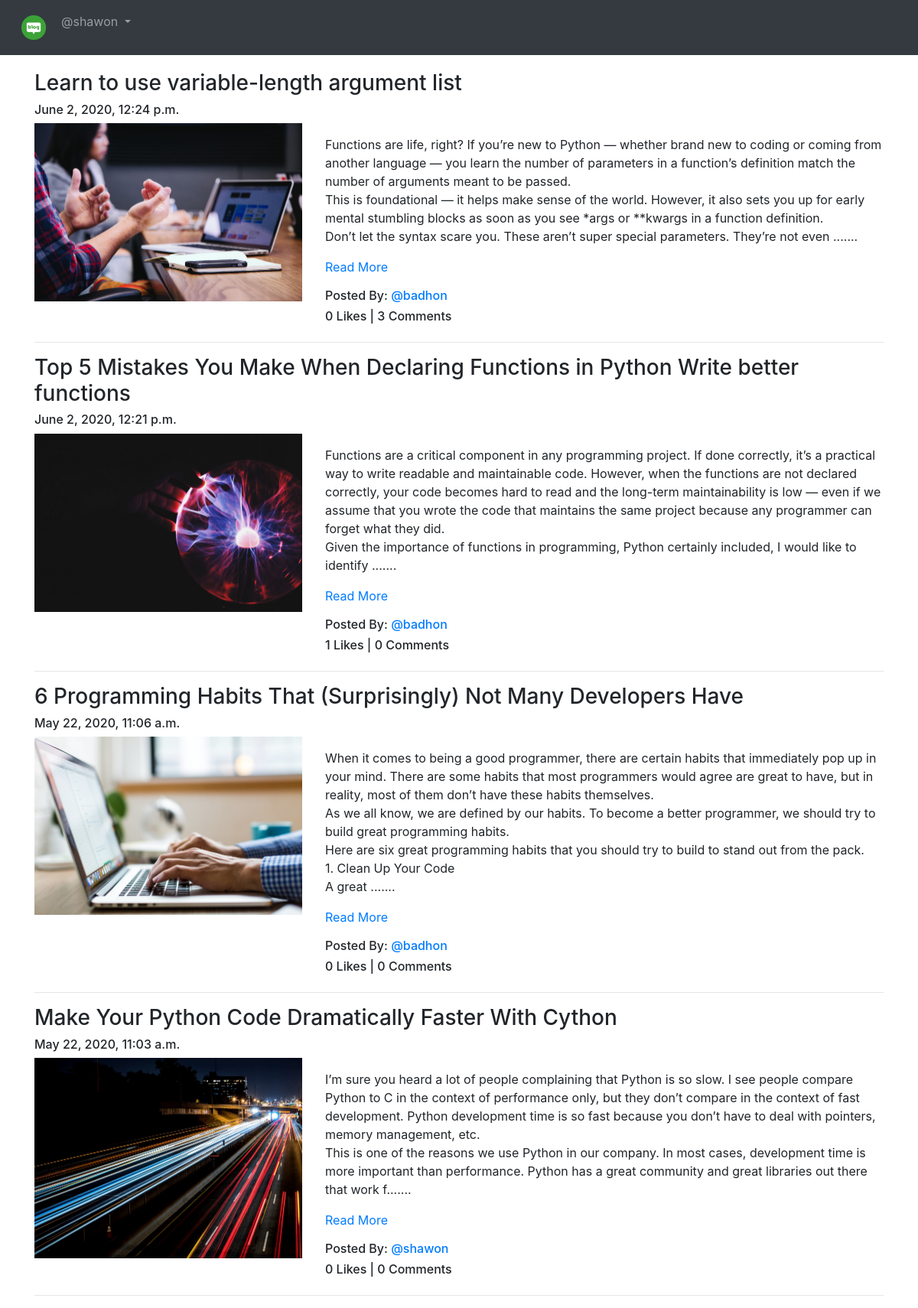
Page /blog/ (signed in) on the committed database.
### App_Blog/models.py (models this page shows, shortened)
class Blog(models.Model):
    author = models.ForeignKey(User, on_delete=models.CASCADE, related_name='post_author')
    blog_title = models.CharField(max_length=264, verbose_name="Put a Title")
    slug = models.SlugField(max_length=264, unique=True)
    blog_content = models.TextField(verbose_name="What is on your mind?")
    blog_image = models.ImageField(upload_to='blog_images', verbose_name="Image")
    publish_date = models.DateTimeField(auto_now_add=True)
    update_date = models.DateTimeField(auto_now=True)
    class Meta:
        ordering = ['-publish_date',]

### App_Blog/views.py (the view)
# urls.py: path('',views.BlogList.as_view(), name='blog_list'),
class BlogList(ListView):
    context_object_name='blogs'
    model=Blog
    template_name='App_Blog/blog_list.html'

### App_Blog/templatetags/custom_filters.py (called while the page is built)
def range_filter(value):
    return value[0:500]+"......."

### templates/App_Blog/blog_list.html (shortened to what this page needs)
{% extends 'base.html' %}
{% load custom_filters %}
{% block body_block %}
{% for blog in blogs %}
<h3>{{ blog.blog_title}}</h3>
<h6>{{blog.publish_date}}</h6>
<div class="row">
    <div class="col-sm-4">
      <img src="/media/{{blog.blog_image}}" alt="{{blog.blog_title}}" title="{{blog.blog_title}}" width="100%">
    </div>
    <div class="col-sm-8">
      <p>{{blog.blog_content|range_filter|linebreaks}} <a href="{% url 'App_Blog:blog_details' slug=blog.slug%}">Read More</a> </p>
      <h6>Posted By: <a href="#">@{{blog.author}}</a></h6>
      <h6>{{blog.liked_blog.count}} Likes | {{blog.blog_comment.count}} Comments</h6>
    </div>
  </div>
  <hr>
{% endfor %}
{% endblock %}

### templates/base.html (shortened to what this page needs)
<!DOCTYPE html>
{% load static %}
<html lang="en" dir="ltr">
<head>
  <link rel="stylesheet" href="https://maxcdn.bootstrapcdn.com/bootstrap/4.4.1/css/bootstrap.min.css">
  <link href="https://maxcdn.bootstrapcdn.com/font-awesome/4.7.0/css/font-awesome.min.css" rel="stylesheet">
</head>
<body>
  <nav class="navbar navbar-expand-sm bg-dark navbar-dark">
    <ul class="navbar-nav">
      <li class="nav-item active">
        <a class="nav-link" href="{% url 'index' %}"><img src="/media/logo.png/" width="40px"></a>
      </li>
      {% if  user.is_authenticated %}
      <div class="nav-item dropdown">
        <a class="nav-link dropdown-toggle" href="#" id="navbardrop" data-toggle="dropdown">
          @{{user.username}}
        </a>
      {% endif %}
    </ul>
  </nav>
  <div class="container" style="padding-top: 20px;">
    {% block body_block %}
    {% endblock %}
  </div>
</body>
</html>

### rows in the picture
Blog: blog_title "Learn to use variable-length argument list", publish_date "June 2, 2020, 12:24 p.m.", blog_image (picture), blog_content|range_filter "Functions are life, right? If you’re new to Python — whether brand new to coding or coming from another language — you learn the number of parameters in a function’s definition match the number of arguments meant to be passed. This is foundational — it helps make sense of the world. However, it also sets you up for early mental stumbling blocks as soon as you see *args or **kwargs in a function definition. Don’t let the syntax scare you. These aren’t super special parameters. They’re not even .......", author "badhon", liked_blog.count "0", blog_comment.count "3"
Blog: blog_title "Top 5 Mistakes You Make When Declaring Functions in Python Write better functions", publish_date "June 2, 2020, 12:21 p.m.", blog_image (picture), blog_content|range_filter "Functions are a critical component in any programming project. If done correctly, it’s a practical way to write readable and maintainable code. However, when the functions are not declared correctly, your code becomes hard to read and the long-term maintainability is low — even if we assume that you wrote the code that maintains the same project because any programmer can forget what they did. Given the importance of functions in programming, Python certainly included, I would like to identify .......", author "badhon", liked_blog.count "1", blog_comment.count "0"
Blog: blog_title "6 Programming Habits That (Surprisingly) Not Many Developers Have", publish_date "May 22, 2020, 11:06 a.m.", blog_image (picture), blog_content|range_filter "When it comes to being a good programmer, there are certain habits that immediately pop up in your mind. There are some habits that most programmers would agree are great to have, but in reality, most of them don’t have these habits themselves. As we all know, we are defined by our habits. To become a better programmer, we should try to build great programming habits. Here are six great programming habits that you should try to build to stand out from the pack. 1. Clean Up Your Code A great .......", author "badhon", liked_blog.count "0", blog_comment.count "0"
Blog: blog_title "Make Your Python Code Dramatically Faster With Cython", publish_date "May 22, 2020, 11:03 a.m.", blog_image (picture), blog_content|range_filter "I’m sure you heard a lot of people complaining that Python is so slow. I see people compare Python to C in the context of performance only, but they don’t compare in the context of fast development. Python development time is so fast because you don’t have to deal with pointers, memory management, etc. This is one of the reasons we use Python in our company. In most cases, development time is more important than performance. Python has a great community and great libraries out there that work f.......", author "shawon", liked_blog.count "0", blog_comment.count "0"

### other values in the picture
{{ user.username }} "shawon"
